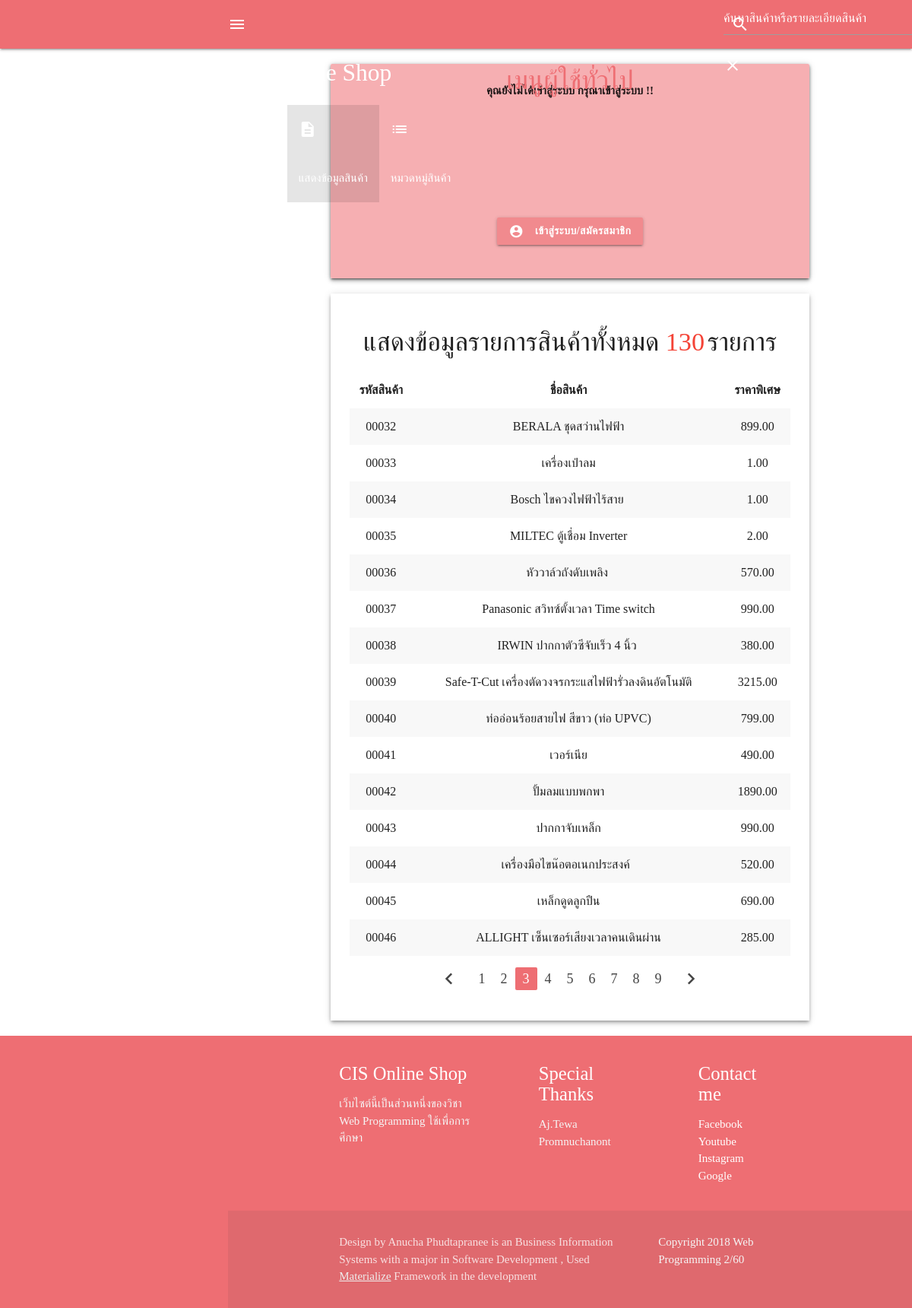
Screenshot of /index.php?module=products&action=select_product&page=3 with the database file from the repository.
### tables this page shows
CREATE TABLE `products` (
  `product_id` smallint(5) UNSIGNED ZEROFILL NOT NULL,
  `product_title` varchar(300) NOT NULL,
  `product_detail` text NOT NULL,
  `product_nprice` decimal(8,2) NOT NULL,
  `product_sprice` decimal(8,2) NOT NULL,
  `product_cate` tinyint(2) NOT NULL,
  `product_pic` varchar(255) NOT NULL,
  `product_ship` tinyint(1) NOT NULL COMMENT '0=ต่างประเทศ,1=ในประเทศ'
);

### call_function.php (called while the page is built, shortened)
<?php
    function url_searchproduct($page){
        $get_action = $_GET['action'];
        $get_cateid = "";
        $query_select = "";
        if(isset($_SESSION['user_type'])){
            $type = $_SESSION['user_type'];
        }else{
            $type = 99;
        }
        if($type == 0){
            $logic_url1 = "manage_product";
            $logic_url2 = "manage_categories";
            $logic_url3 = "manage_user";
        }else if($type == 2){
        }else{
            $logic_url1 = "select_product";
        }
        $url_pagination = "index.php?module=products&action=".$logic_url1."";
        $ar_product = array("url" => $url_pagination , "query" => $query_select , "cate_id" => $get_cateid);
        return $ar_product;
    }
?>

### modules/products/select_product.php (the view, shortened to what this page needs)
<?php
    $num_per_page = 15;
    if(isset($_GET['page'])){
        $page = $_GET['page'];
        $start_row = ($page-1)*$num_per_page;
    }else{
        $page = 1;
        $start_row = 0;
    }
    $array_product = url_searchproduct(1);
    $result = mysqli_query($con,
    "SELECT product_id FROM products".$array_product['query']) or die ("Error from line 1 : ".mysqli_error($con));
    $count_row = mysqli_num_rows($result);
    $page_all = ceil($count_row / $num_per_page);
    $result = mysqli_query($con,
        "SELECT product_id ,
                product_title ,
                product_sprice FROM products".$array_product['query']." ORDER BY product_id ASC LIMIT ".$start_row.",".$num_per_page) or die ("Error from line 1 : ".mysqli_error($con));
?>
        <div class='center-align' style='padding:25px 25px;'>
        <?php
            if($count_row>=1)
            {
        ?>
        <div style='margin-top:20px;margin-bottom:20px;'>
            <h4 style='display:inline;'>แสดงข้อมูลรายการสินค้าทั้งหมด </h4>
            <?php echo "<h4 class='red-text' style='display:inline;'>".$count_row."</h4> <h4 style='display:inline;'>รายการ</h4>";?>
        </div>
        <div style="overflow-x:auto;">
        <table class="centered <?php echo (empty($_SESSION['user_type']) ? "striped" : "striped striped3");?>">
            <thead>
                <tr>
                    <th>รหัสสินค้า</th>
                    <th>ชื่อสินค้า</th>
                    <th>ราคาพิเศษ</th>
                </tr>
            </thead>
        <?php
            echo "<tbody>";
        while(list($product_id,$product_title,$product_name) = mysqli_fetch_row($result)){
            echo "<tr>";
            echo "<td>".$product_id."</td>";
            echo "<td><a href='index.php?module=products&action=product_detail&sendVar=".$product_id."&page=".$page.(isset($_GET['cateid']) ? "&cateid=".$_GET['cateid'] : "")."'>".$product_title."</a></td>";
            echo "<td>".$product_name."</td>";
            echo "</tr>";
        }
            echo "</tbody>";
        echo "</table>";
        echo "</div>";
        ?>
        <?php
            $active_css = (empty($_SESSION['user_type']) ? "active" : "activemember");
        ?>
            <ul class="pagination center-align">
            <li class="waves-effect"><a href="<?php echo($page == 1 ? "#" : "index.php?module=products&action=select_product&page=".($page-1));?>"><i class="material-icons">chevron_left</i></a></li>
                <?php
                    for($i = 1;$i <= $page_all;$i++){
                        echo "<li class='waves-effect ",($page==$i ? $active_css : ""),"'><a href='",$array_product['url']
                        ,"&page=",$i,"'>",$i,"</a></li>";
                    }
                ?>
            <li class="waves-effect"><a href="<?php echo($page == $page_all ? "#" : "index.php?module=products&action=select_product&page=".($page+1));?>"><i class="material-icons">chevron_right</i></a></li>
            </ul>
        </div>
        <?php
            }
        ?>
<?php
        echo "</div>";
?>

### index.php (style rules this page uses)
html { font-family:finalFont !important; }
body { overflow:scroll !important; }
tr { transition:background-color 0.6s; }
a { color:#212121; }
::placeholder { color:white; }

### rows the page displays
products: product_id "00032", product_title "BERALA ชุดสว่านไฟฟ้า", product_sprice "899.00"
products: product_id "00033", product_title "เครื่องเป่าลม", product_sprice "1.00"
products: product_id "00034", product_title "Bosch ไขควงไฟฟ้าไร้สาย", product_sprice "1.00"
products: product_id "00035", product_title "MILTEC ตู้เชื่อม Inverter", product_sprice "2.00"
products: product_id "00036", product_title "หัววาล์วถังดับเพลิง", product_sprice "570.00"
products: product_id "00037", product_title "Panasonic สวิทซ์ตั้งเวลา Time switch", product_sprice "990.00"
products: product_id "00038", product_title "IRWIN ปากกาตัวซีจับเร็ว 4 นิ้ว", product_sprice "380.00"
products: product_id "00039", product_title "Safe-T-Cut เครื่องตัดวงจรกระแสไฟฟ้ารั่วลงดินอัตโนมัติ", product_sprice "3215.00"
products: product_id "00040", product_title "ท่ออ่อนร้อยสายไฟ สีขาว (ท่อ UPVC)", product_sprice "799.00"
products: product_id "00041", product_title "เวอร์เนีย", product_sprice "490.00"
products: product_id "00042", product_title "ปั้มลมแบบพกพา", product_sprice "1890.00"
products: product_id "00043", product_title "ปากกาจับเหล็ก", product_sprice "990.00"
products: product_id "00044", product_title "เครื่องมือไขน๊อตอเนกประสงค์", product_sprice "520.00"
products: product_id "00045", product_title "เหล็กดูดลูกปืน", product_sprice "690.00"
products: product_id "00046", product_title "ALLIGHT เซ็นเซอร์เสียงเวลาคนเดินผ่าน", product_sprice "285.00"

### other values shown
$count_row "130"
